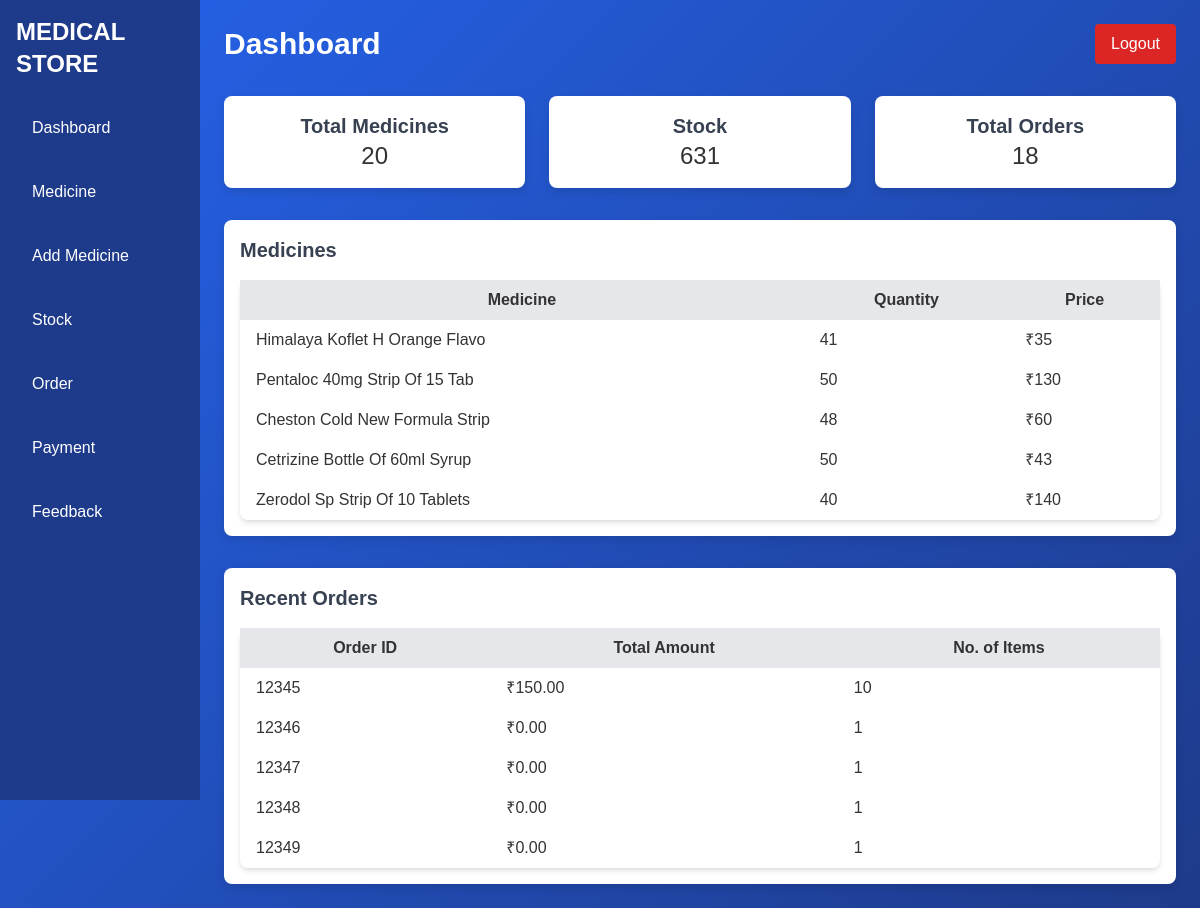
The app's page /admin.php, older data.
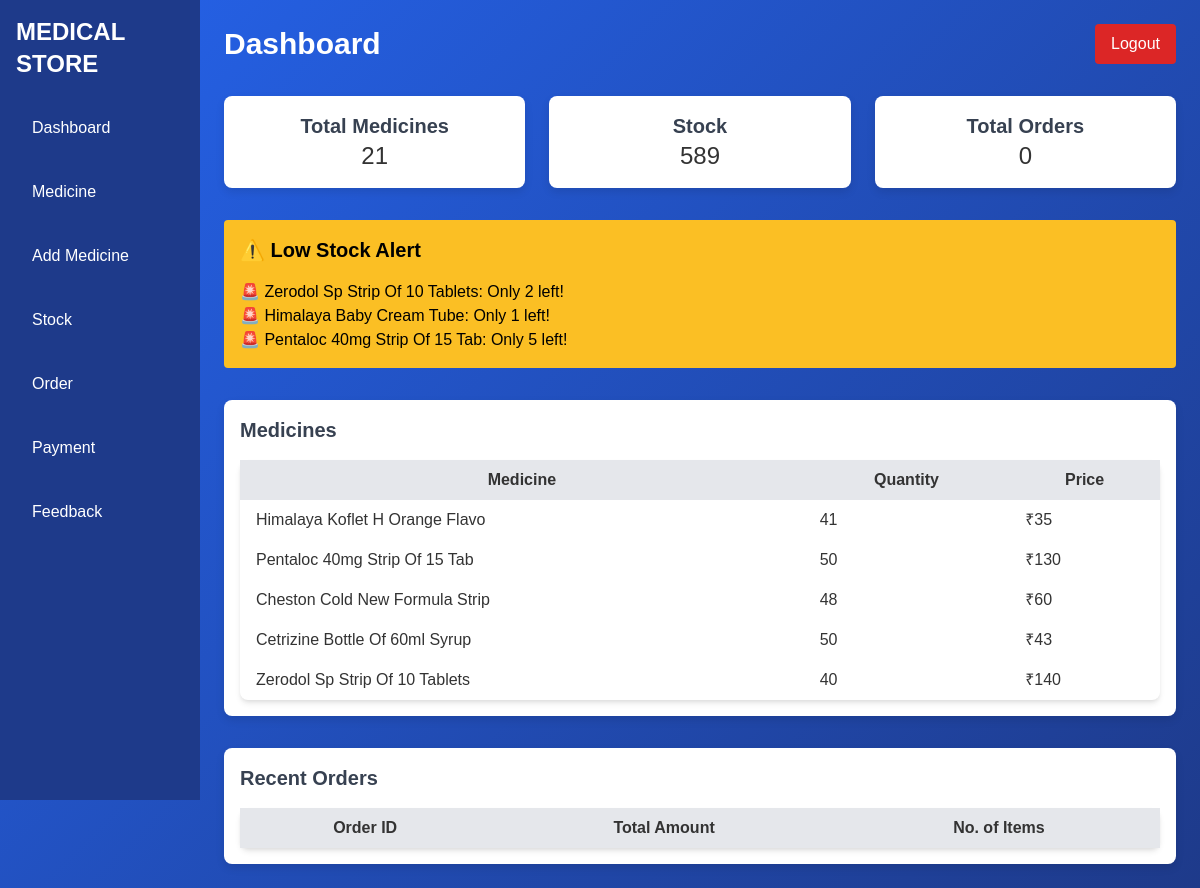
The same page, newer data.
### tables this page shows
CREATE TABLE `medicines` (
  `med_id` int(11) NOT NULL,
  `name` varchar(30) NOT NULL,
  `description` varchar(100) NOT NULL,
  `type` varchar(20) NOT NULL,
  `quantity` int(10) NOT NULL,
  `exp_date` date NOT NULL,
  `mfg_date` date NOT NULL,
  `price` int(20) NOT NULL,
  `image_path` varchar(255) DEFAULT NULL
);

CREATE TABLE `orders` (
  `order_id` int(11) NOT NULL,
  `customer_name` varchar(255) NOT NULL,
  `order_date` date NOT NULL,
  `total_amount` decimal(10,2) NOT NULL,
  `no_of_items` int(11) NOT NULL,
  `med_id` int(11) NOT NULL,
  `date_time` datetime NOT NULL
);

CREATE TABLE `stock` (
  `stock_id` int(11) NOT NULL,
  `name` varchar(20) NOT NULL,
  `description` varchar(20) NOT NULL,
  `type` varchar(20) NOT NULL,
  `quantity` int(20) NOT NULL,
  `med_id` int(11) DEFAULT NULL
);

### admin.php (the view, shortened to what this page needs)
<?php
$conn = new mysqli("localhost", "root", "", "webdb");
$low_stock_threshold = 5;
$low_stock_query = $conn->prepare("
    SELECT medicines.name, stock.quantity
    FROM stock
    JOIN medicines ON stock.med_id = medicines.med_id
    WHERE stock.quantity <= ?
");
$low_stock_query->bind_param("i", $low_stock_threshold);
$low_stock_query->execute();
$low_stock_result = $low_stock_query->get_result();
$low_stock_items = [];
while ($row = $low_stock_result->fetch_assoc()) {
    $low_stock_items[] = $row;
}
$stmt = $conn->prepare("SELECT COUNT(*) as total FROM medicines");
$stmt->execute();
$stmt->bind_result($totalMedicines);
$stmt = $conn->prepare("SELECT SUM(quantity) as stock FROM stock");
$stmt->execute();
$stmt->bind_result($totalStock);
$stmt = $conn->prepare("SELECT COUNT(*) as totalOrders FROM orders");
$stmt->execute();
$stmt->bind_result($totalOrders);
$medicines = $conn->query("SELECT * FROM medicines LIMIT 5");
$orders = $conn->query("SELECT order_id, total_amount, no_of_items FROM orders LIMIT 5");
?>
<!DOCTYPE html>
<html lang="en">
<head>
    <link href="https://cdn.jsdelivr.net/npm/tailwindcss@2.2.19/dist/tailwind.min.css" rel="stylesheet">
</head>
<body>
<div class="flex">
    <div class="w-1/6 custom-sidebar text-white h-screen p-4">
        <h1 class="text-2xl font-bold mb-6">MEDICAL STORE</h1>
        <ul>
            <li class="mt-4"><a href="admin.php">Dashboard</a></li>
            <li class="mt-4"><a href="medicine.php">Medicine</a></li>
            <li class="mt-4"><a href="add_medicine.php">Add Medicine</a></li>
            <li class="mt-4"><a href="stock.php">Stock</a></li>
            <li class="mt-4"><a href="view_order.php">Order</a></li>
            <li class="mt-4"><a href="view_payment.php">Payment</a></li>
            <li class="mt-4"><a href="view_feedback.php">Feedback</a></li>
        </ul>
    </div>
    <div class="w-5/6 p-6">
        <div class="flex justify-between items-center">
            <h2 class="text-3xl font-bold">Dashboard</h2>
            <a href="logout1.php" class="bg-red-600 text-white py-2 px-4 rounded">Logout</a>
        </div>
        <div class="grid grid-cols-3 gap-6 mt-8">
            <div class="custom-card p-4 text-center">
                <h3 class="text-xl font-bold text-gray-700">Total Medicines</h3>
                <p class="text-2xl"><?= htmlspecialchars($totalMedicines) ?></p>
            </div>
            <div class="custom-card p-4 text-center">
                <h3 class="text-xl font-bold text-gray-700">Stock</h3>
                <p class="text-2xl"><?= htmlspecialchars($totalStock) ?></p>
            </div>
            <div class="custom-card p-4 text-center">
                <h3 class="text-xl font-bold text-gray-700">Total Orders</h3>
                <p class="text-2xl"><?= htmlspecialchars($totalOrders) ?></p>
            </div>
        </div>
        <?php if (count($low_stock_items) > 0): ?>
        <div class="bg-yellow-400 text-black p-4 mt-8 rounded">
            <h3 class="text-xl font-bold mb-4">⚠️ Low Stock Alert</h3>
            <ul>
                <?php foreach ($low_stock_items as $item): ?>
                    <li>🚨 <?= htmlspecialchars($item['name']) ?>: Only <?= htmlspecialchars($item['quantity']) ?> left!</li>
                <?php endforeach; ?>
            </ul>
        </div>
        <?php endif; ?>
        <div class="mt-8 custom-card p-4">
            <h3 class="text-xl font-bold mb-4 text-gray-700">Medicines</h3>
            <table class="min-w-full bg-white rounded-lg shadow-md">
                <thead>
                    <tr class="bg-gray-200">
                        <th class="py-2 px-4">Medicine</th>
                        <th class="py-2 px-4">Quantity</th>
                        <th class="py-2 px-4">Price</th>
                    </tr>
                </thead>
                <tbody>
                    <?php while ($row = $medicines->fetch_assoc()): ?>
                    <tr>
                        <td class="py-2 px-4"><?= htmlspecialchars($row['name']) ?></td>
                        <td class="py-2 px-4"><?= htmlspecialchars($row['quantity']) ?></td>
                        <td class="py-2 px-4">₹<?= htmlspecialchars($row['price']) ?></td>
                    </tr>
                    <?php endwhile; ?>
                </tbody>
            </table>
        </div>
        <div class="mt-8 custom-card p-4">
            <h3 class="text-xl font-bold mb-4 text-gray-700">Recent Orders</h3>
            <table class="min-w-full bg-white rounded-lg shadow-md">
                <thead>
                    <tr class="bg-gray-200">
                        <th class="py-2 px-4">Order ID</th>
                        <th class="py-2 px-4">Total Amount</th>
                        <th class="py-2 px-4">No. of Items</th>
                    </tr>
                </thead>
                <tbody>
                    <?php while ($row = $orders->fetch_assoc()): ?>
                    <tr>
                        <td class="py-2 px-4"><?= htmlspecialchars($row['order_id']) ?></td>
                        <td class="py-2 px-4">₹<?= htmlspecialchars($row['total_amount']) ?></td>
                        <td class="py-2 px-4"><?= htmlspecialchars($row['no_of_items']) ?></td>
                    </tr>
                    <?php endwhile; ?>
                </tbody>
            </table>
        </div>
    </div>
</div>
</body>
</html>

### admin.php (style rules this page uses)
body { background: linear-gradient(135deg, #2563EB, #1E3A8A); font-family: 'Arial', sans-serif; color: white; }
.custom-card { background: white; border-radius: 8px; box-shadow: 0 4px 8px rgba(0, 0, 0, 0.1); color: #333; }
.custom-sidebar { background: #1E3A8A; min-height: 100vh; }
.custom-sidebar li { padding: 12px 16px; cursor: pointer; transition: background 0.3s; }

Row changes from the older to the newer data that the page shows:
removed orders: order_id "12345", total_amount "150.00", no_of_items "10"
removed orders: order_id "12346", total_amount "0.00", no_of_items "1"
removed orders: order_id "12347", total_amount "0.00", no_of_items "1"
removed orders: order_id "12348", total_amount "0.00", no_of_items "1"
removed orders: order_id "12349", total_amount "0.00", no_of_items "1"
added stock: med.name "Zerodol Sp Strip Of 10 Tablets", quantity "2"
added stock: med.name "Himalaya Baby Cream Tube", quantity "1"
added stock: med.name "Pentaloc 40mg Strip Of 15 Tab", quantity "5"
Text that changed along with them:
$totalMedicines: "20" → "21"
$totalStock: "631" → "589"
$totalOrders: "18" → "0"
text now shown: "⚠️ Low Stock Alert"
